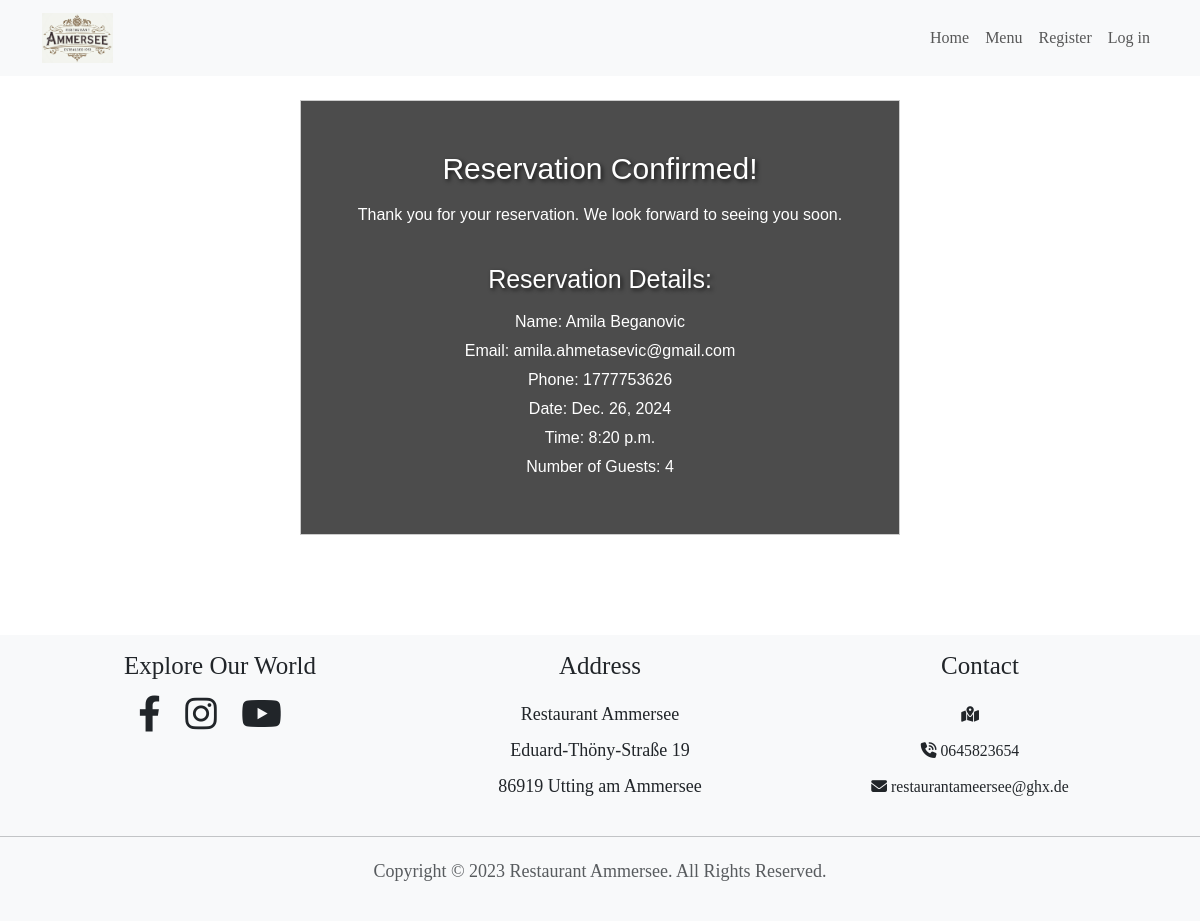
The page /restaurant/confirmation/30/ on the database its author committed.
### restaurant/models.py (models this page shows, shortened)
class Reservation(models.Model):
    time = models.TimeField(blank=False, null=False)
    num_people = models.IntegerField(
        validators=[MinValueValidator(1)]  # Ensure the number of people is at least 1
    )
    name = models.CharField(max_length=200)
    email = models.EmailField(validators=[EmailValidator()], blank=True, null=True)  # Allow blank email
    phone = models.CharField(
        max_length=20, validators=[RegexValidator(r"^\+?\d{9,15}$")]  # Validate phone number format
    )
    date = models.DateField(validators=[validate_future_date])  # Use the custom validator
    user = models.ForeignKey(
        settings.AUTH_USER_MODEL, on_delete=models.CASCADE, null=True, blank=True  # Link to the User model
    )

### restaurant/views.py (the view)
def reservation_confirmation(request, reservation_id):
    reservation = get_object_or_404(
        Reservation, pk=reservation_id
    )  # Retrieve the reservation or return 404
    return render(
        request,
        "reservations/reservation_confirmation.html",
        {"reservation": reservation},
    )

### restaurant/templates/reservations/reservation_confirmation.html (shortened to what this page needs)
{% extends 'base.html' %}
{% load static %}
{% block content %}
<link rel="stylesheet" href="{% static 'css/reservations.css' %}">
<div class="reservation-confirmation">
    <h1>Reservation Confirmed!</h1>
    <p>Thank you for your reservation. We look forward to seeing you soon.</p>
    <h2>Reservation Details:</h2>
    <p>Name: {{ reservation.name }}</p>
    <p>Email: {{ reservation.email }}</p>
    <p>Phone: {{ reservation.phone }}</p>
    <p>Date: {{ reservation.date }}</p>
    <p>Time: {{ reservation.time }}</p>
    <p>Number of Guests: {{ reservation.num_people }}</p>
</div>
{% endblock %}

### staticfiles/css/style.css (style rules this page uses)
html, body { width: 100%; margin: 0; font-family: 'Playfair Display', serif; display: flex; flex-direction: column; min-height: 100vh; gap: 50px; }

### restaurant/static/css/reservations.css (style rules this page uses)
.reservation-confirmation { display: flex; flex-direction: column; align-items: center; text-align: center; font-family: Arial, sans-serif; padding: 50px; margin: 50px auto; width: 50%; border: 1px solid #ccc; color: white; background-color: rgba(0, 0, 0, 0.7); }
.reservation-confirmation h1 { font-size: 30px; margin-bottom: 1rem; text-shadow: 2px 2px 4px rgba(0, 0, 0, 0.7); }
.reservation-confirmation h2 { font-size: 25px; margin-bottom: 1rem; margin-top: 2rem; text-shadow: 2px 2px 4px rgba(0, 0, 0, 0.7); }
.reservation-confirmation p { margin-bottom: 5px; }

### rows shown on the page
Reservation: name "Amila Beganovic", email "amila.ahmetasevic@gmail.com", phone "1777753626", date "Dec. 26, 2024", time "8:20 p.m.", num_people "4"
